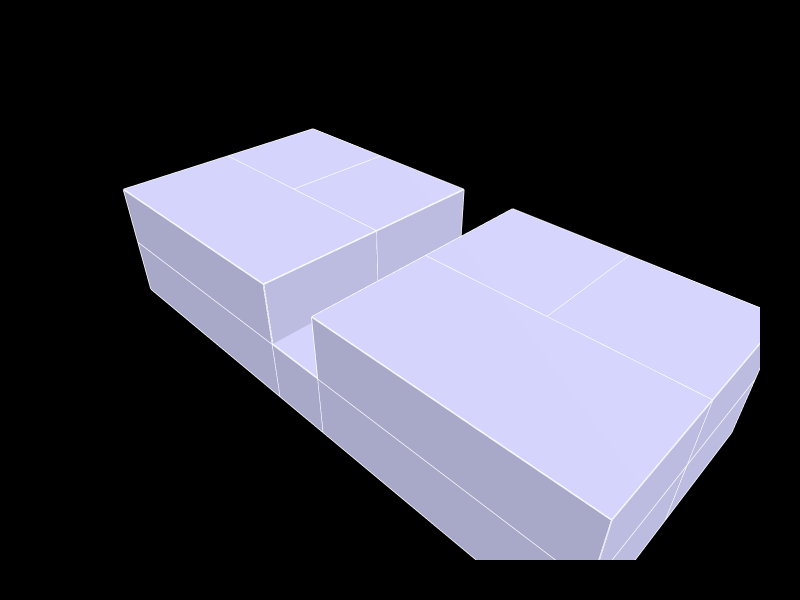

Here is the notebook cell this chart was saved with:
### Markdown cell above
## 6. Show the geometry

### Code cell
Topology.Show(objects,
              faceColor=[210,210,250],
              faceOpacity=1,
              edgeColor="white",
              edgeWidth=3,
              showVertices=False,
              backgroundColor="black",
              width=800,
              height=600,
              renderer = renderer)

### Figure 1 — Plotly figure (JSON) as saved in the notebook; plotly's stock layout.template omitted (floating-point values rounded to 4 significant figures; data arrays with more than 128 entries replaced by an {"elided": "..."} marker saying what was removed)
{"data": [{"hoverinfo": "text", "legendgroup": "2", "legendrank": 2, "line": {"color": "white", "dash": "solid", "width": 3}, "marker": {"size": 0}, "mode": "lines", "name": "1: default (Edges)", "showlegend": false, "text": "", "type": "scatter3d", "x": {"elided": "258 int values"}, "y": {"elided": "258 int values"}, "z": {"elided": "258 int values"}}, {"cmax": 1, "cmin": 0, "color": "#D2D2FA", "colorscale": [[0, "#440154"], [0.1111, "#482878"], [0.2222, "#3e4989"], [0.3333, "#31688e"], [0.4444, "#26828e"], [0.5556, "#1f9e89"], [0.6667, "#35b779"], [0.7778, "#6ece58"], [0.8889, "#b5de2b"], [1, "#fde725"]], "flatshading": true, "hoverinfo": "text", "hovertext": "", "i": [0, 0, 0, 0, 5, 5, 2, 2, 7, 7, 6, 6, 8, 8, 0, 0, 11, 11, 2, 2, 8, 8, 1, 13, 6, 13, 13, 2, 14, 14, 15, 15, 10, 10, 3, 3, 9, 18, 19, 19, 7, 7, 9, 9, 18, 18, 14, 14, 20, 20, 11, 11, 21, 21, 7, 7, 24, 24, 20, 20, 23, 23, 25, 25, 26, 26, 24, 24, 25, 29, 25, 30, 29, 27, 28, 28, 31, 31, 33, 34, 35, 25, 25, 29, 33, 34, 34, 30, 35, 36, 36, 23, 36, 27, 27, 38, 37, 36, 29, 38, 30, 30, 41, 41, 42, 42, 41, 41, 33, 33, 35, 35, 42, 42, 43, 43], "j": [1, 2, 4, 3, 6, 1, 1, 6, 4, 3, 5, 4, 3, 9, 1, 10, 10, 1, 3, 9, 10, 11, 12, 12, 13, 6, 7, 11, 7, 2, 12, 13, 12, 15, 16, 17, 17, 2, 11, 2, 4, 16, 11, 19, 16, 17, 7, 18, 18, 19, 15, 21, 15, 14, 18, 22, 18, 22, 25, 14, 25, 14, 22, 23, 22, 27, 28, 25, 23, 30, 29, 29, 23, 29, 27, 30, 32, 25, 32, 32, 34, 34, 32, 33, 31, 30, 35, 35, 33, 23, 22, 36, 38, 37, 39, 39, 39, 37, 38, 40, 39, 40, 31, 23, 33, 31, 36, 38, 38, 42, 40, 43, 38, 40, 35, 33], "k": [2, 3, 5, 4, 1, 0, 6, 7, 3, 2, 4, 7, 0, 3, 10, 8, 1, 2, 9, 11, 11, 9, 10, 1, 1, 7, 14, 15, 2, 15, 13, 14, 15, 11, 4, 16, 3, 7, 2, 18, 16, 18, 19, 17, 17, 19, 18, 20, 19, 21, 21, 19, 14, 20, 22, 23, 20, 18, 24, 25, 14, 7, 24, 22, 24, 22, 26, 28, 29, 28, 28, 27, 22, 22, 26, 27, 25, 23, 31, 33, 33, 28, 34, 23, 23, 28, 30, 29, 29, 22, 37, 29, 29, 22, 37, 40, 38, 38, 30, 30, 27, 39, 23, 36, 31, 41, 38, 42, 29, 38, 30, 40, 40, 43, 33, 42], "legendgroup": "3", "legendrank": 3, "lighting": {"facenormalsepsilon": 0}, "name": "1: default (Faces)", "opacity": 1, "showlegend": false, "showscale": false, "text": "", "type": "mesh3d", "x": [3, 3, 1, 1, 1, 3, 3, 1, 3, 1, 3, 1, 3, 3, 1, 1, -1, -1, -1, -1, -1, -1, -1, 1, -1, 1, -1, -1, 1, 1, 1, 3, 3, 3, 3, 3, 1, -1, 1, -1, 1, 3, 3, 3], "y": [5, 5, 5, 5, 3, 3, 3, 3, 7, 7, 7, 7, 7, 3, 3, 7, 3, 7, 3, 7, 3, 7, 2, 2, 2, 2, -2, -2, -2, 0, -2, 2, 2, 0, -2, -2, 2, 2, 0, -2, -2, 2, 0, -2], "z": [2, 1, 1, 2, 2, 2, 1, 1, 2, 2, 1, 1, 0, 0, 0, 0, 2, 2, 1, 1, 0, 0, 1, 1, 0, 0, 0, 1, 0, 1, 1, 1, 0, 1, 0, 1, 2, 2, 2, 2, 2, 2, 2, 2]}], "layout": {"autosize": true, "height": 600, "margin": {"b": 40, "l": 40, "r": 40, "t": 40}, "paper_bgcolor": "#000000", "plot_bgcolor": "#000000", "scene": {"aspectmode": "data", "camera": {"center": {"x": 0, "y": 0, "z": 0}, "eye": {"x": -1.25, "y": -1.25, "z": 1.25}, "projection": {"type": "perspective"}, "up": {"x": 0, "y": 0, "z": 1}}, "xaxis": {"visible": false}, "yaxis": {"visible": false}, "zaxis": {"visible": false}}, "showlegend": true, "width": 800, "xaxis": {"showgrid": false, "visible": false, "zeroline": false}, "yaxis": {"showgrid": false, "visible": false, "zeroline": false}}}
